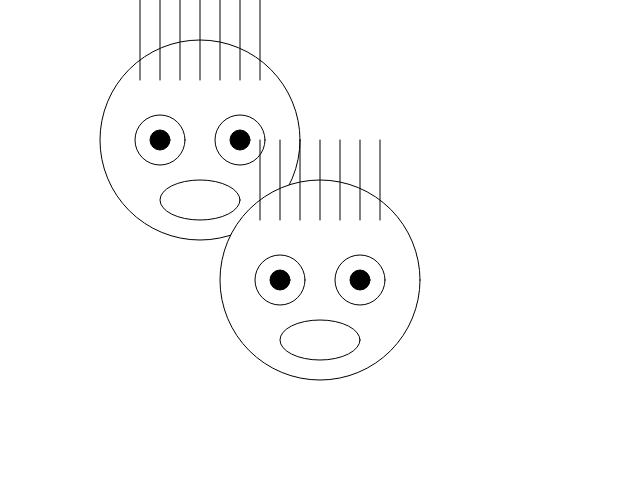
Frame 1 (no input)
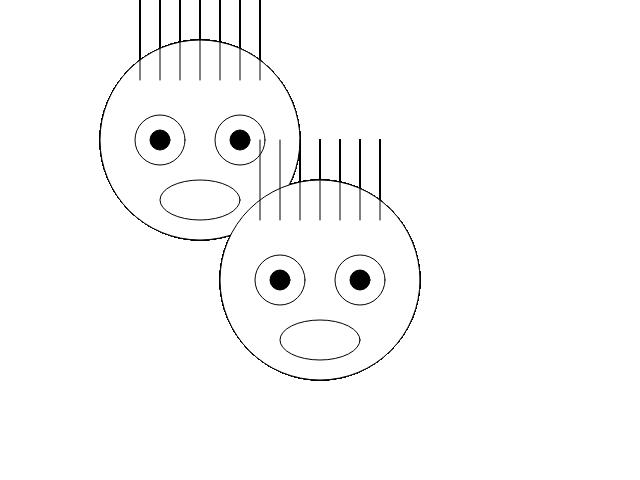
Frame 60 (no input)
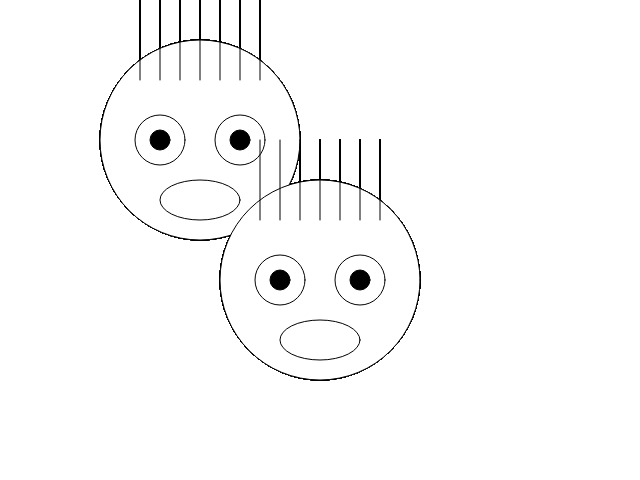
Frame 120 (the mouse pressed at the canvas centre since frame 60)

The p5.js sketch that drew these frames (run headless with seeded random() and noise() and a simulated clock; from frame 60 on, the mouse is pressed at the canvas centre):

// p5.js sketch
// ── sketch.js
// 函数setup() : 准备阶段
function setup() {
	// 创建画布，宽度640像素，高度480像素
	// 画布的坐标系统为，左上角坐标为（0，0），
	// x方向水平向右，y方向垂直向下，单位像素
	createCanvas(640,480);
}

// 函数draw()：作画阶段
function draw() {
	// 在(200,140)位置画第一个脸
	drawConfuseFace(200,140);
	// 在(320,280)位置画第二个脸
	drawConfuseFace(320,280);
}

function drawConfuseFace(posX, posY)
{
	fill(255);// 填充白色
	// 1 画脸
	ellipse(posX,posY,200,200);// 圆圈
	
	// 2 左眼
	ellipse(posX-40,posY,50,50);// 另一个圆圈
	
	// 3 右眼
	ellipse(posX+40,posY,50,50); 
	
	// 4 嘴巴
	ellipse(posX,posY+60,80,40);
	
	fill(0);// 填充黑色	
	// 5 左眼珠
	ellipse(posX-40,posY,20,20);
	
	// 6 右眼珠
	ellipse(posX+40,posY,20,20);
	
	// 7 头发：从左到右画一排竖线
	line(posX-60,posY-60,posX-60,posY-140);
	line(posX-40,posY-60,posX-40,posY-140);
	line(posX-20,posY-60,posX-20,posY-140);
	line(posX   ,posY-60,posX   ,posY-140);
	line(posX+20,posY-60,posX+20,posY-140);
	line(posX+40,posY-60,posX+40,posY-140);
	line(posX+60,posY-60,posX+60,posY-140);
}
// ── sketch-nocomments.js
function setup() {
	createCanvas(640,480);
}
function draw() {
	fill(255);
	ellipse(320,240,200,200);	
	ellipse(280,240,50,50);
	ellipse(360,240,50,50); 	
	ellipse(320,300,80,40);	
	fill(0);	
	ellipse(280,240,20,20);	
	ellipse(360,240,20,20);	
	line(260,180,260,100);
	line(280,180,280,100);
	line(300,180,300,100);
	line(320,180,320,100);
	line(340,180,340,100);
	line(360,180,360,100);
	line(380,180,380,100);
}
